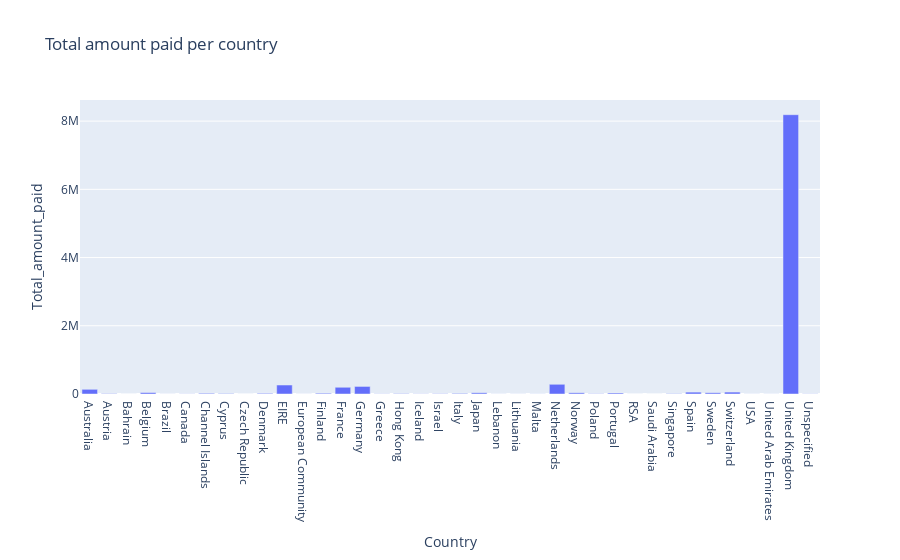

The notebook cell saved with this chart:
### Code cell
fig=px.bar(Total_amount_paid_per_country,x='Country',y='Total_amount_paid',title='Total amount paid per country ')
fig.show()

### Figure 1 — Plotly figure (JSON) as saved in the notebook; plotly's stock layout.template omitted (floating-point values rounded to 4 significant figures)
{"data": [{"alignmentgroup": "True", "hovertemplate": "Country=%{x}<br>Total_amount_paid=%{y}<extra></extra>", "legendgroup": "", "marker": {"color": "#636efa", "pattern": {"shape": ""}}, "name": "", "offsetgroup": "", "orientation": "v", "showlegend": false, "textposition": "auto", "type": "bar", "x": ["Australia", "Austria", "Bahrain", "Belgium", "Brazil", "Canada", "Channel Islands", "Cyprus", "Czech Republic", "Denmark", "EIRE", "European Community", "Finland", "France", "Germany", "Greece", "Hong Kong", "Iceland", "Israel", "Italy", "Japan", "Lebanon", "Lithuania", "Malta", "Netherlands", "Norway", "Poland", "Portugal", "RSA", "Saudi Arabia", "Singapore", "Spain", "Sweden", "Switzerland", "USA", "United Arab Emirates", "United Kingdom", "Unspecified"], "xaxis": "x", "y": [137100.0, 10150.0, 548.4, 40910.0, 1144.0, 3666.0, 20090.0, 12950.0, 707.7, 18770.0, 263300.0, 1292.0, 22330.0, 197400.0, 221700.0, 4711.0, 10120.0, 4310, 7908.0, 16890.0, 35340.0, 1694.0, 1661.0, 2505.0, 284700.0, 35160.0, 7213.0, 29370.0, 1002.0, 131.2, 9120.0, 54770.0, 36600.0, 56390.0, 1731.0, 1902.0, 8188000.0, 4750.0], "yaxis": "y"}], "layout": {"barmode": "relative", "legend": {"tracegroupgap": 0}, "title": {"text": "Total amount paid per country "}, "xaxis": {"anchor": "y", "domain": [0, 1], "title": {"text": "Country"}}, "yaxis": {"anchor": "x", "domain": [0, 1], "title": {"text": "Total_amount_paid"}}}}
